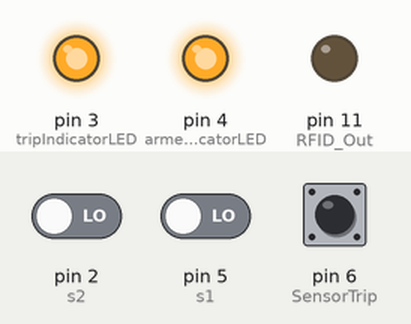
The sketch below on a simulated Arduino Uno, built with avr-gcc and run on an emulated ATmega328P. On the bench: output pins drawn as LEDs (lit = HIGH). Dashed ring = blinking. Inputs (shaded band) come from the test bench; at power-on: pin 6 (SensorTrip) LOW, pin 2 (s2) LOW, pin 5 (s1) LOW. Pins used as bus, display or sensor lines are not drawn; what the sketch prints to the serial monitor is not drawn.

Above: at 0.1 s.
At 6.2 s:
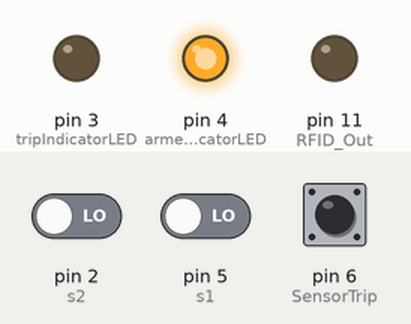
6.3 s: pin 6 (SensorTrip) driven HIGH
At 6.55 s:
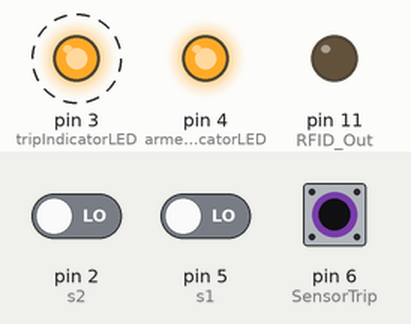
9.3 s: pin 2 (s2) driven HIGH
12.3 s: pin 6 (SensorTrip) pulsed LOW 2 times (0.12 s each, 0.3 s apart)
15.9 s: pin 6 (SensorTrip) pulsed LOW 5 times (0.12 s each, 0.3 s apart)
Timing chart, 0 to 21.4 s (numbered marks = the images above; inputs shaded):
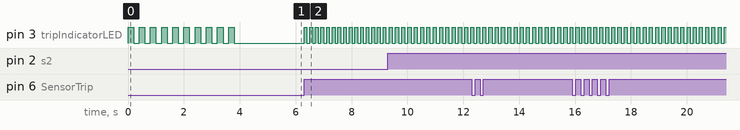

Measured:
- after the input at 6.3 s, pin 3 (tripIndicatorLED): alternates HIGH for 0.10 s and LOW for 0.10 s, starting at once

The sketch:

code.ino
```cpp
// Author: Jonathan DePrizio
// jondeprizio@gmail.com
// github.com/nemilar
//
// July, 2013
//
//
//

// Some verbiage:
// A "sleeping' device = an alarm that is deactivated entirely, and requires the user or a scheduler to activate it.
// An "armed" device = an alarm that will go into "alarm" state if a sensor-trip tells it to do so.
// An "alarmed" device = a device that has detected an intrusion and is acting accordingly.  An alarmed device must
// 						be put to sleep by a user command, and will remain in alarmed state until that happens.


#include <SoftwareSerial.h>
#include <string.h>
#include <EEPROM.h>

#define DEBUG  0

// Some alarm state definitions
#define SLEEPING 0
#define ARMED 1
#define ALARMING 2

// Some basic shortcut-type stuff.
// For the LCD display:
const int BACKLIGHT_OFF =  18;
const int BACKLIGHT_ON  =  17;
const int LCD_CLEAR     =  12;
const int ALARM_TONE    =  223; // The tone to play when the alarm is tripped
// See http://www.parallax.com/Portals/0/Downloads/docs/prod/displays/27979-Parallax-Serial-LCDs-Product-Guide-v3.1.pdf
// For more information including available tones to play on trip.  They're all pretty obnoxious.


// For the RFID
#define RFID_LEGACY        0x0F
#define RFID_READ          0x01
#define RFID_WRITE         0x02
#define RFID_RESET         0x06
const int MAX_RFID_SLEEP = 750; // Time to wait for the RFID to respond (ms)
const int RFID_LOCATION  = 4; // Location on RFID card to read.  For now, only reads 1 location (4 bytes).


// Pin assignments
// Digital pins - Output pins
const int armedIndicatorLED = 4;
//const int audibleIndicatorLED = 4;
const int tripIndicatorLED    = 3;
const int LCDPin              = 7;  // Parallax 2x16+speaker LCD display #27977-RT
const int RFID_Out            = 11; // Parallax RFID reader, #28443-RT
const int rangefinder         = 12; // Is both output and input, Parallax #28015-RT
//Digital pins - Input pins
const int SensorTrip          = 6; // Parallax PIR sensor, #555-28027-RT
const int SensorPWR           = 8; /* The PIR is powered from a pin so it can be disabled entirely when the system is off.
                                      This prevents the red LED in the PIR from glowing. */
const int s1                  = 5; // switch 1 - audible alarm
const int s2                  = 2; // switch 2 - send email
const int RFID_In             = 10;


const int activateSwitch	   = 13;

// Other stuff - User defined
const int blinkDuration                  = 100000;// how long for the alarm to remain alarming, once it's
												 // been tripped.  This is for annoying things like beeping,
												 // sending pictures, blinking the LED, etc...  It's generally
												// assumed that you're going to want to deal with the problem,
												// but you don't want to annoy your neighbors.
const int tripIndicatorLEDBlinkInterval  = 100; // blinking interval; ms
                                                // Note that this controls the # of blinks

const int DELAY_TO_ARM = 10; // 400ms per 1 DELAY_TO_ARM.  This is the amount of time you have to get out
								// after turning the alarm on. The trip indicator will blink during this time.

// Working variables.
int alarmState                             = ARMED; // LCD_SLEEPING; ARMED; ALARMING;
byte rfidByte;                           // simple byte to store some RFID data.
byte rfidData[4];                        // Passcode fro mthe RFID.  See passcode[4] and challenge.
unsigned long lastBlink;                // last time the LED blinked.
unsigned long alarmRemainAlarmedUntil = 0; // how far in the future we'll blink until.
int audibleAlarm                         = 0; // whether or not to sound the BEEP.  Annoying. Set by s1.
byte oldState;                           // last recorded state of the PIR sensor.
const int rfidReadInterval               = 3000;
unsigned long lastRFIDReadTime;          // The last time an RFID read was issued
int rfidReadActive                       = 0;
char passcode[4];                        // Actual read from the EEPROM
byte challenge                            = 1; // 0 when the passcode is right; 1 when it is wrong.
byte emailAlarm;

SoftwareSerial lcdInterface = SoftwareSerial(255,LCDPin);
SoftwareSerial rfidInterface = SoftwareSerial(RFID_In, RFID_Out);

void backlightOn()
{
      lcdInterface.write(BACKLIGHT_ON);
}
void backlightOff()
{
      lcdInterface.write(BACKLIGHT_OFF);
}

// Simple function that queries a rangefinder for the current range.

int getRangeFromFinder(int rangeFinderPin)
{
         if (DEBUG)
          Serial.println("Chirp\n");
         pinMode(rangeFinderPin, OUTPUT);
         digitalWrite(rangeFinderPin, LOW);
         delayMicroseconds(2);
         digitalWrite(rangeFinderPin, HIGH);
         delayMicroseconds(5);
         digitalWrite(rangeFinderPin, LOW);
         pinMode(rangeFinderPin, INPUT);
         return pulseIn(rangeFinderPin, HIGH)/74/2;
}

void readDipSwitchAndSetValues()
{
	     /* Check if switch 1 is set to ON.  This tells us whether or not we
	     should beep audibly on a SensorTrip.  It's useful to have this, since
	     when you're building and debugging the system, you'll be tripping the
	     sensor a lot, and it can be incredibly annoying. */

	     if (digitalRead(s1) == HIGH)
	     {
	       audibleAlarm = 1;
	    //   digitalWrite(audibleIndicatorLED, HIGH);

	     }
	     else
	     {
	       audibleAlarm = 0;
	    //   digitalWrite(audibleIndicatorLED, LOW);
	     }

	     if (digitalRead(s2) == HIGH)
	     {
	     	// switch two indicates that we need to send an email.
	        // the pi reads this string and sends it.
			emailAlarm = 1;
	      }


}
void setup()
{
    Serial.begin(9600);
    Serial.println("System starting...");
    pinMode(SensorTrip, INPUT); // readings from the PIR
    pinMode(s1, INPUT); // switch toggle 1 - audible alarm switch
    pinMode(s2, INPUT); // switch toggle 2 - send email
    pinMode(RFID_In, INPUT);

    pinMode(SensorPWR, OUTPUT);
    digitalWrite(SensorPWR, HIGH);
    pinMode(RFID_Out, OUTPUT);
    pinMode(LCDPin, OUTPUT);
  //  pinMode(audibleIndicatorLED, OUTPUT);
	pinMode(armedIndicatorLED, OUTPUT);
    pinMode(tripIndicatorLED, OUTPUT);

    digitalWrite(LCDPin, HIGH); // Turn on the LCD to start


    //lcdInterface.begin(9600);
    //lcdInterface.write(LCD_CLEAR);
    //backlightOn();

	setAlarmState(ARMED);
    rfidInterface.begin(9600);

    /* Read the passcode from the EEPROM.  Right now we're just reading a single memory
    location on the RFID card, so we only read 4 bytes. */
    for (int r=0;r<4;r++)
    {
      passcode[r] = EEPROM.read(r);

    }
    Serial.print("RFID Unlock value: ");
    Serial.println(passcode);

    // The rangefinder is not included here, because it is only
    // turned on when the system is off, and the system is by default
    // turned on.

    delay(1000); // Give everything a second.  Literally.
	Serial.println("System started.");
}


/* blink the trip indicator a few times for a visual indication of something. */
void quickBlinkTrip(int numberOfBlinks)
{
	digitalWrite(tripIndicatorLED, LOW);
	for (int x=0;x<numberOfBlinks;x++)
	{
		digitalWrite(tripIndicatorLED, HIGH);
		delay(200);
		digitalWrite(tripIndicatorLED, LOW);
		delay(200);
	}
}
// When an action is performed (e.g, an RFID card is presented), we change the global
// state of the alarm.  This function does just that.
void setAlarmState(int newState)
{
	if (newState == SLEEPING)
	{
		         alarmState = SLEEPING;
				 challenge = 1;
		         alarmRemainAlarmedUntil = 0;
		         pinMode(SensorPWR, INPUT); // Is there a better way to disable a pin?
				 digitalWrite(armedIndicatorLED, LOW);
				 digitalWrite(tripIndicatorLED, LOW);
				 quickBlinkTrip(3);
				 Serial.println("Alarm going to sleep.");
		         delay(5000); // dislike, but simple...
				 Serial.println("Alarm sleeping.");
				 quickBlinkTrip(2);
	}
	else if (newState == ALARMING)
	{
		        alarmState = ALARMING;
		        // Do different things depending on the settings from the dip switch
		        if (audibleAlarm == 1)
		        {
		          lcdInterface.write(ALARM_TONE);
		        }
		        if (emailAlarm == 1)
		         {
		           // switch two indicates that we need to send an email.
		           // the pi reads this string and sends it.
		           Serial.println("Motion detected!");
		           lcdInterface.write("EMAIL/PHOTO SENT");
		         }
				// end of dip-switch-specific stuff.
		        alarmRemainAlarmedUntil = millis() + blinkDuration;
	}
	else if (newState == ARMED)
	{
		Serial.println("Arming..");
		digitalWrite(armedIndicatorLED, HIGH);
		alarmState = ARMED;
		alarmRemainAlarmedUntil = 0;
		digitalWrite(tripIndicatorLED, LOW);
		rfidReadActive = 0;
		challenge = 1;
		Serial.println("ARMED.");
		quickBlinkTrip(DELAY_TO_ARM); // this also serves as a delay to GTFO.  Once it stops blinking,
							// a trip will set it off.
	}
}

void loop()
{
	  /* the DIP switch values are independent of everything else.  They control
	  general behavior such as the audible alarm, etc..  Read and set them first. */
	  readDipSwitchAndSetValues();


      /* This section controls the blinking of the tripIndicatorLED.  This LED blinks
      whenever the sensor is tripped (when SensorTrip is high).  When tripped, the
      alarmRemainAlarmedUntil is set to some future time.  The following code checks
      whether this is the case, and if so, blinks accordingly (with some additional logic
      to control the frequency of the blinking */
      if (alarmState == ALARMING && (millis() - lastBlink > tripIndicatorLEDBlinkInterval))
        {
           if (digitalRead(tripIndicatorLED) == LOW)
           {
             digitalWrite(tripIndicatorLED, HIGH);
             if (DEBUG)
               Serial.write("Turn indicator to high\n");
           }
           else
           {
            digitalWrite(tripIndicatorLED, LOW);
            if (DEBUG)
              Serial.write("Turn indicator to low\n");
           }
           lastBlink = millis();
        }


     /* The RFID logic is a bit extreme; it makes up the bulk of this function, I think.
	Therefore, it needs to be moved out (FIXME).  Anyhow, read the RFID; if the password
	matches, toggle challenge to 0.  Then arm/disarm the system, depending on state. */


       // If we haven't issued a read command yet, issue one.
       if (rfidReadActive == 0)
       {

         rfidInterface.write(RFID_RESET);
         rfidInterface.write("!RW");
         rfidInterface.write(byte(RFID_READ));
         rfidInterface.write(byte(RFID_LOCATION));
         rfidReadActive = 1;
         lastRFIDReadTime = millis();
         Serial.println("Issued new RFID request.");

       }
       else
       {
         // There is an outstanding read to the RFID.
         // Is anything available yet?
         if (rfidInterface.available() > 0)
         {
           rfidByte = rfidInterface.read();
           if (rfidByte == 1)
           {
             challenge=0;
             for (int i=0;i<4;i++)
             {
               Serial.print("-Valid data\n");
               rfidData[i] = rfidInterface.read();
               Serial.print(rfidData[i], HEX);
               if (rfidData[i] == passcode[i])
               {
                  if (DEBUG)
                   Serial.print("-Passcode_Match-");
               }
               else
               {
                 challenge=1;  // Indicates that the password is wrong.
                 if (DEBUG)
                   Serial.print("-Passcode_Mismatch-");
               }
             }
             if (DEBUG)
              Serial.print(challenge);
           }
           else
           {
             if (DEBUG)
              {
                Serial.println("Data available, but garbage.\n");
                Serial.println(rfidByte, HEX);
              }
           }
         }
         else
         {
           // the RFID still isn't sending any data.  If we've waited long
           // enough, invalidate the current read attempt so we try
           // again on the next loop.
           if ((lastRFIDReadTime + rfidReadInterval) < millis())
           {
             rfidInterface.write(RFID_RESET);
             rfidInterface.flush();
             Serial.println("Invalidate previous RFID request.");
             rfidReadActive = 0;

           }
         }
       }

     /* If challenge has been set to 0, that means that a valid RFID card has been
       presented. for simplicity, this check is performed seperately. challenge is set
       above, when the RFID reading occurs. Turn everything off. */
       if (challenge == 0)
       {
         if (alarmState == ALARMING || alarmState == ARMED)
        {
		  setAlarmState(SLEEPING);
        }
		 else if(alarmState == SLEEPING)
		{
			Serial.println("User-issued arm.");
			setAlarmState(ARMED);
		}
   	   }


   	 /* The following giant if statement controls the behavior that happens, depending
	upon the current and previous state of the alarm */


	 if (alarmState == ARMED || alarmState == ALARMING)
	{
	     /* First-run when system goes from waiting to actually tripped.                  */
	     /*********************************************************************************/
	     if (digitalRead(SensorTrip) == HIGH && oldState == LOW)
	     {
			setAlarmState(ALARMING);
	     }

	     /* When we remain active (we're already active) */
	     else if (digitalRead(SensorTrip) == HIGH && oldState == HIGH)
	     {
	       oldState = HIGH;
	       if (challenge == 1)
	         alarmRemainAlarmedUntil = millis() + blinkDuration;
	     }


		/* We are no longer being tripped, but we were just a few moments ago */
		else if (digitalRead(SensorTrip) == LOW && oldState == HIGH)
		{

		   oldState = LOW;
		 }

		 /* Normal behavior - sensor has not detected anything for a while. */

	     else if (digitalRead(SensorTrip) == LOW && oldState == LOW)
	     {
	       oldState = LOW;
	     }
	}

}
```
